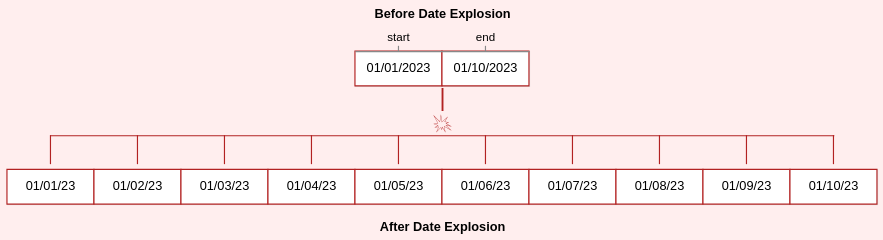

The specification (Vega-Lite) saved for this image:
### Vega-Lite specification from a JSON file in a GitHub repository (floating-point values rounded to 4 significant figures)
{"$schema": "https://vega.github.io/schema/vega-lite/v4.json", "description": "A demonstration of how a combination of the sequence() expression and the flatten transform can be combined to explode dates", "usermeta": {"developedBy": "Madison Giammaria", "LinkedIn": "https://www.linkedin.com/in/madison-giammaria-58463b33", "email": "giammariam@gmail.com"}, "background": "#fee", "params": [{"name": "msPerDay", "expr": "86400000"}], "spacing": -22, "data": {"name": "table", "values": [{"item": "Item A", "start": "01/01/2023", "end": "01/10/2023"}]}, "transform": [{"calculate": "sequence(toDate(datum['start']), toDate(datum['end'])+msPerDay, msPerDay)", "as": "date"}, {"flatten": ["date"], "as": ["date"]}, {"calculate": "utcFormat(datum['date'], '%m/%d/%y')", "as": "date"}], "center": true, "vconcat": [{"transform": [{"fold": ["start", "end"], "as": ["type", "date"]}, {"window": [{"op": "row_number", "as": "rn"}], "groupby": ["item", "type"]}, {"filter": "datum['rn']===1"}], "encoding": {"x": {"field": "type", "axis": {"title": "Before Date Explosion", "labelAngle": 0, "orient": "top", "titlePadding": 10}, "sort": {"field": "type", "order": "descending"}}, "y": {"field": "item", "axis": null}}, "width": {"step": 75}, "height": {"step": 30}, "layer": [{"mark": {"type": "rect", "fill": "#fff", "stroke": "firebrick"}}, {"mark": {"type": "text"}, "encoding": {"text": {"field": "date"}}}]}, {"data": {"values": [{}]}, "layer": [{"mark": {"type": "text", "text": {"expr": "['|','💥']"}, "baseline": "middle", "align": "center", "fontSize": 20, "fontWeight": 100, "color": "firebrick"}}]}, {"data": {"values": [{}]}, "layer": [{"mark": {"type": "rect", "x": {"expr": "0"}, "x2": {"expr": "range('concat_3_x')[1]-bandwidth('concat_3_x')"}, "height": 0.0005, "stroke": "firebrick"}}]}, {"encoding": {"x": {"field": "date", "axis": {"domain": false, "domainColor": "firebrick", "tickSize": 25, "tickColor": "firebrick", "labels": false, "orient": "top", "titleY": 60, "title": "After Date Explosion", "offset": 5}, "sort": {"field": "date", "order": "ascending"}}, "y": {"field": "item", "axis": null}}, "width": {"step": 75}, "height": {"step": 30}, "layer": [{"mark": {"type": "rect", "fill": "#fff", "stroke": "firebrick"}}, {"mark": {"type": "text"}, "encoding": {"text": {"field": "date"}}}]}]}
